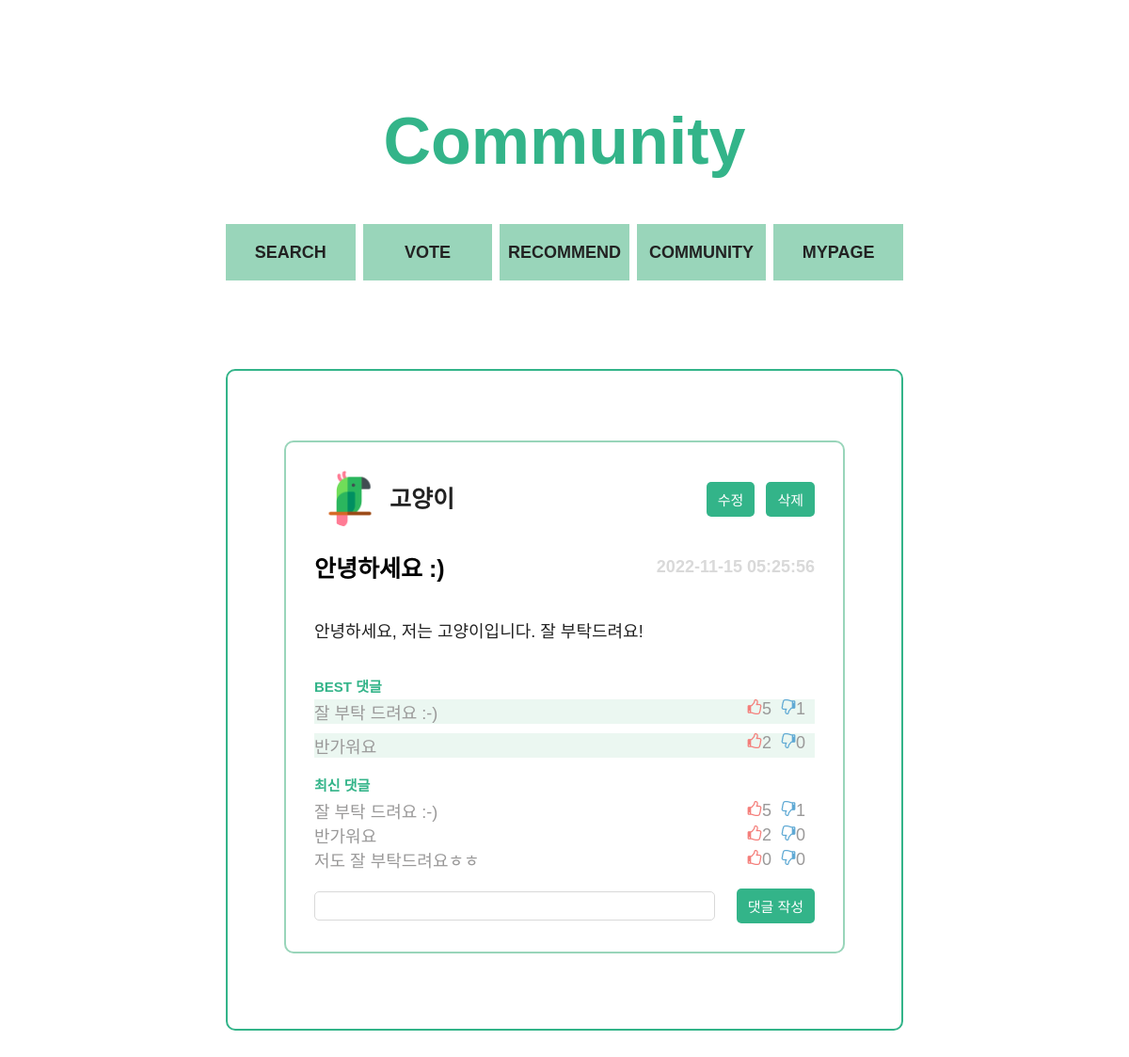
The page /pages/community/community_myPost.php?boardid=1 on the database as committed earlier.
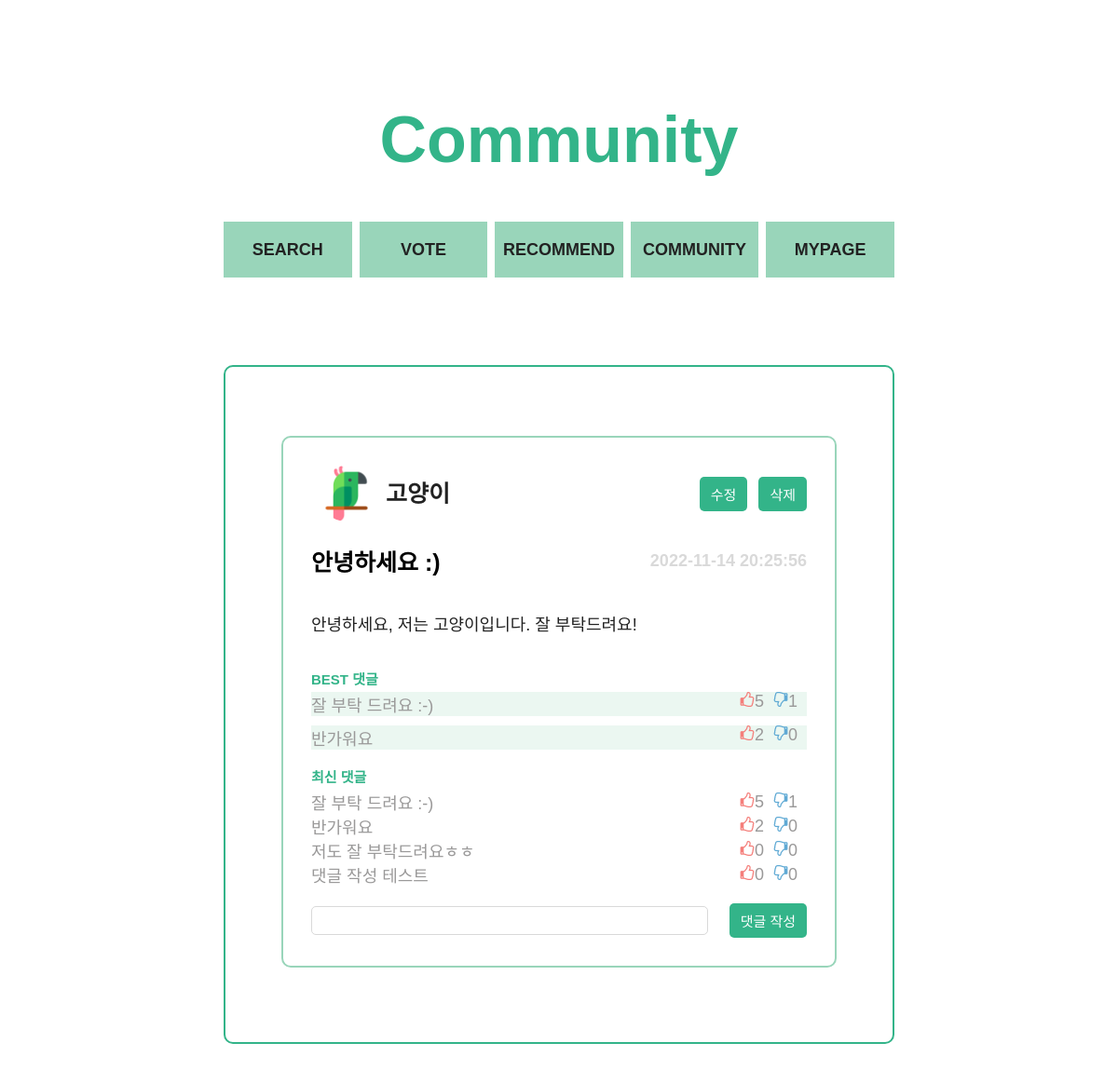
The same page on the database as committed later.
### tables this page shows
CREATE TABLE `board` (
  `boardid` int(11) NOT NULL AUTO_INCREMENT,
  `userid` varchar(20) NOT NULL,
  `title` varchar(50) NOT NULL,
  `content` varchar(500) NOT NULL,
  `timestamps` timestamp NOT NULL DEFAULT current_timestamp(),
  `type` varchar(10) NOT NULL,
  PRIMARY KEY (`boardid`),
  KEY `userid` (`userid`),
  CONSTRAINT `board_ibfk_1` FOREIGN KEY (`userid`) REFERENCES `users` (`userid`)
);

CREATE TABLE `comment` (
  `commentid` int(11) NOT NULL AUTO_INCREMENT,
  `boardid` int(11) NOT NULL,
  `userid` varchar(20) NOT NULL,
  `content` varchar(500) NOT NULL,
  `timestamps` timestamp NOT NULL DEFAULT current_timestamp(),
  `like_no` int(11) DEFAULT 0,
  `hate` int(11) DEFAULT 0,
  PRIMARY KEY (`commentid`),
  KEY `userid` (`userid`),
  KEY `boardid` (`boardid`),
  CONSTRAINT `comment_ibfk_1` FOREIGN KEY (`userid`) REFERENCES `users` (`userid`),
  CONSTRAINT `comment_ibfk_2` FOREIGN KEY (`boardid`) REFERENCES `board` (`boardid`)
);

CREATE TABLE `users` (
  `userid` varchar(20) NOT NULL,
  `password` varchar(40) NOT NULL,
  `name` varchar(15) NOT NULL,
  `profile` varchar(500) NOT NULL,
  PRIMARY KEY (`userid`),
  KEY `idx_users_name` (`name`)
);

### pages/community/community_myPost.php (the view, shortened to what the changed rows need)
<?php
$conn = mysqli_connect("localhost", "team15", "team15", "team15");
$res = array();
$best_comment = array();
$comment = array();
$boardid = $_GET['boardid'];
if (mysqli_connect_errno()) {
    echo "<script>alert('Connection fail');</script>";
    exit();
} else {
    $sql = "select f.title, f.content, f.timestamps, u.userid, u.name, u.profile
            from board as f
            inner join users as u on f.userid = u.userid
            where f.boardid = ?";
    if($stmt = mysqli_prepare($conn, $sql)) {
        mysqli_stmt_bind_param($stmt, 's', $boardid);
        if(mysqli_stmt_execute($stmt)) {
            mysqli_stmt_bind_result($stmt, $title, $content, $time, $writerId, $writer, $writer_profile);
            while(mysqli_stmt_fetch($stmt)) {
                $res = [
                    "title" => $title,
                    "content" => $content,
                    "time" => $time,
                    "writerId" => $writerId,
                    "writer" => $writer,
                    "profile" => $writer_profile
                ];
            }
        } else {
            echo "<script>alert('fail execute the query');</script>";
            exit();
        }
    } else {
        echo "<script>alert('Fail prepare the statement');</script>";
        exit();
    }
    $sql = "select exists (select * from comment where boardid = ? and like_no > 0)";
    if($stmt = mysqli_prepare($conn, $sql)) {
        mysqli_stmt_bind_param($stmt,"s", $boardid);
        if(mysqli_stmt_execute($stmt)) {
            mysqli_stmt_bind_result($stmt, $exist);
            while(mysqli_stmt_fetch($stmt)) {
                $exist = $exist;
            }
        } else {
            echo "<script>alert('fail execute the query');</script>";
            exit();
        }
    } else {
        echo "<script>alert('Fail prepare the statement');</script>";
        exit();
    }
    $sql = "select c.commentid, c.userid, c.content, c.like_no, c.hate from comment as c join (
                select commentid, (a.like_no - a.hate) as diff
                from comment as a
                where a.boardid = ?
            ) b on c.commentid = b.commentid
            where b.diff >= 1
            order by b.diff desc limit 2";
    if($exist == 1) {
        if($stmt = mysqli_prepare($conn, $sql)) {
            mysqli_stmt_bind_param($stmt, 's', $boardid);
            if(mysqli_stmt_execute($stmt)) {
                mysqli_stmt_bind_result($stmt, $id, $c_user, $c_content, $like, $hate);
                while(mysqli_stmt_fetch($stmt)) {
                    array_push($best_comment, [
                        "c_id" => $id,
                        "c_user" => $c_user,
                        "c_content" => $c_content,
                        "like" => $like,
                        "hate" => $hate
                    ]);
                }
            } else {
                echo "<script>alert('fail execute the query');</script>";
                exit();
            }
        } else {
            echo "<script>alert('Fail prepare the statement');</script>";
            exit();
        }
    }
    $sql = 'select c.userid, c.commentid, c.content, c.timestamps, c.like_no, c.hate
            from comment as c
            where boardid = ?
            order by commentid';
    if($stmt = mysqli_prepare($conn, $sql)) {
        mysqli_stmt_bind_param($stmt, 's', $boardid);
        if(mysqli_stmt_execute($stmt)) {
            mysqli_stmt_bind_result($stmt, $c_writer, $c_id, $c_content, $c_time, $c_like, $c_hate);
            while(mysqli_stmt_fetch($stmt)) {
                array_push($comment, [
                    "c_id" => $c_id,
                    "c_writer" => $c_writer,
                    "c_content" => $c_content,
                    "c_time" => $c_time,
                    "c_like" => $c_like,
                    "c_hate" => $c_hate
                ]);
            }
        } else {
            echo "<script>alert('fail execute the query');</script>";
            exit();
        }
    } else {
        echo "<script>alert('Fail prepare the statement');</script>";
        exit();
    }
}
?>
<!DOCTYPE html>
<html lang="en">
<head>
    <link rel="stylesheet" href="../../index.css">
    <link rel="stylesheet" href="./communityStyle.css">
</head>
<body>
    <div id="contents">
        <header class="title">
            <h1>Community</h1>
        </header>
        <section class="board">
            <div class="post">
                <div class="eachPost">
                    <div class="myPostLayout">
                        <div class="eachProfile">
                            <img class="profileImg" src="<?=$res['profile']?>">
                            <p class="nickName"><?=$res['writer']?></p>
                        </div>
                        <div class="postButtons">
                        </div>
                    </div>
                    <div class="each_eachPostTop">
                        <h3 class="eachPostTitle"><?=$res['title']?></h3>
                        <div class="timeStamp"><?=$res['time']?></div>
                    </div>
                        <div class="postContents_each">
                            <?=$res['content']?>
                        </div>
                        <div class="replIndex">BEST 댓글</div>
                        <?php
                        for ($i=0; $i < count($best_comment); $i++) {
                        ?>
                        <div class="bestRepl_each">
                            <div class="text"><?=$best_comment[$i]['c_content']?></div>
                            <div class="replCount_2">
                                <div onclick="location.href='../../php/community/updateLike.php?isMine=true&boardid=<?=$boardid?>&commentid=<?=$best_comment[$i]['c_id']?>'">
                                    <label for="hiddenBtn" class="thumb">
                                        <div class="thumbUp_2" type="submit"><img src="../../img/thumb_up.svg" width="16px" height="16px"></div>
                                        <div class="thumbNum"><?=$best_comment[$i]['like']?></div>
                                    </label>
                                </div>
                                <div onclick="location.href='../../php/community/updateHate.php?isMine=true&boardid=<?=$boardid?>&commentid=<?=$best_comment[$i]['c_id']?>'">
                                    <label for="hiddenBtn" class="thumb">
                                        <div class="thumbDown_2" type="submit"><img src="../../img/thumb_down.svg" width="16px" height="16px"></div>
                                        <div class="thumbNum"><?=$best_comment[$i]['hate']?></div>
                                    </label>
                                </div>
                            </div>
                        </div>
                        <?php
                        }
                        ?>
                        <div class="repl">
                            <div class="replIndex">최신 댓글</div>
                            <?php
                            for ($i=0; $i < count($comment); $i++) {
                            ?>
                            <div class="repl_each">
                                <div class="text"><?=$comment[$i]['c_content']?></div>
                                <div class="replCount_2">
                                    <div onclick="location.href='../../php/community/updateLike.php?isMine=true&boardid=<?=$boardid?>&commentid=<?=$comment[$i]['c_id']?>'">
                                        <label for="hiddenBtn" class="thumb">
                                        <div class="thumbUp_2" type="submit"><img src="../../img/thumb_up.svg" width="16px" height="16px"></div>
                                        <div class="thumbNum"><?=$comment[$i]['c_like']?></div>
                                        </label>
                                    </div>
                                    <div onclick="location.href='../../php/community/updateHate.php?isMine=true&boardid=<?=$boardid?>&commentid=<?=$best_comment[$i]['c_id']?>'">
                                        <label for="hiddenBtn" class="thumb">
                                        <div class="thumbDown_2" type="submit"><img src="../../img/thumb_down.svg" width="16px" height="16px"></div>
                                        <div class="thumbNum"><?=$comment[$i]['c_hate']?></div>
                                        </label>
                                    </div>
                                </div>
                            </div>
                        <?php
                        }
                        ?>
                        </div>
                        <form action="../../php/community/submitComment.php?boardid=<?=$boardid?>&isMine=true" method="post">
                        <div class="replPost">
                        </div>
                        </form>
                    </div>
                </div>
            </section>
        </div>
    </body>
    </html>

Rows that differ between the two databases and show on the page:
changed board "안녕하세요 :)": timestamps "2022-11-15 05:25:56" → "2022-11-14 20:25:56"
added comment: content "댓글 작성 테스트", like_no "0", hate "0"
